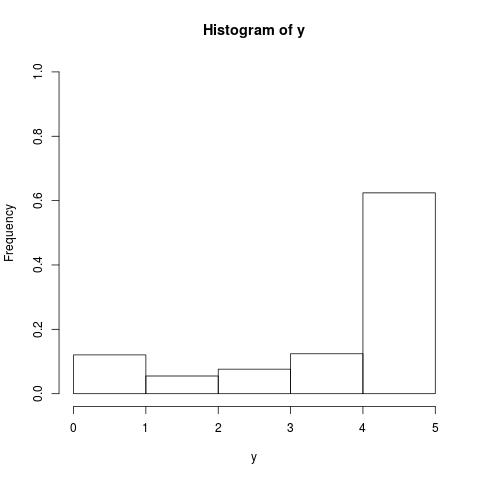

Generate this figure with R:
v<-read.csv("Reviews.csv")
x<-v[537:1100,c("ProductId","Score","Time")]
y<-x$Score
fhist=hist(y,plot=F,breaks=c(0:5))
fhist$counts=fhist$counts/sum(fhist$counts)
z=0:5
jpeg("freq1.jpg")
plot(fhist,freq=T,ylim=c(0,1))
dev.off()